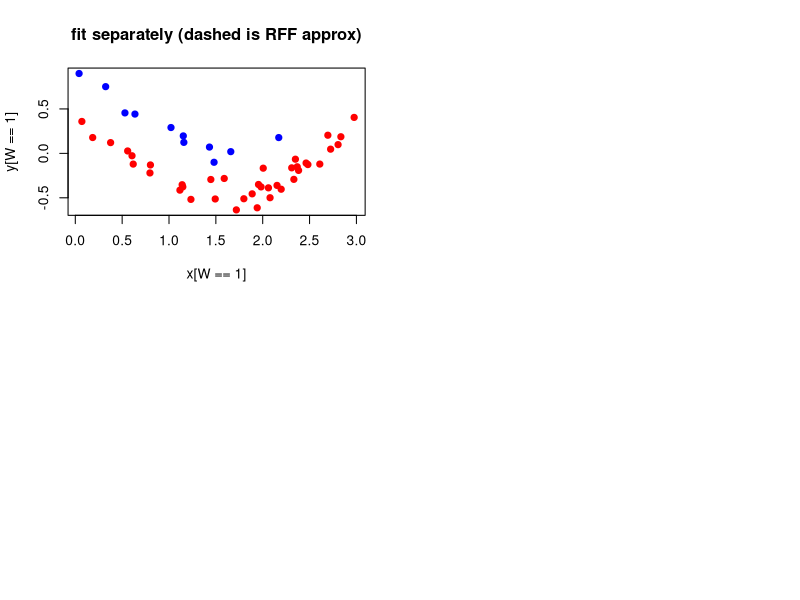

Write R code to recreate this figure. (Note: this script raises an error after producing the figure.)
#try out both expressions for GP regression
library(MASS)
library(ggplot2)
set.seed(1)

plot.new()
par(mfrow=c(2, 2))

#polynomial regression
phi <- function(x){
  return(c(1, x, x^2, x^3, x^4, x^4))
}

N <- 50
x_max <- 3
x <- runif(N, 0, x_max)
y <- sin(-x) + rnorm(N, sd=0.1) + 1

beta_treat <- - 0.5
W <- rbinom(N, size=1, prob= 1 / (1 + exp(-1 * x)))

y[W == 1] <- y[W == 1] + beta_treat

plot(x[W==1], y[W==1], pch=19, col="red", xlim=c(min(x), max(x)),
     ylim=c(min(y), max(y)),
     main="fit separately (dashed is RFF approx)")
points(x[W==0], y[W==0], pch=19, col="blue")

#fit separate GPs to treated and untreated
k <- function(x, y, lambda, sigma){
  d <- sum((x-y)^2)
  return(sigma^2 * exp(-d / (2 * lambda^2)))
}
lambda_rbf <- 0.5
sigma_rbf <- 2

N_pred <- 200
x_pred <- sort(runif(N_pred, 0, x_max))

#treated data
N_treat <- sum(W)
x_treat <- x[W==1]
K <- matrix(NA, N_treat, N_treat)
for(i in 1:N_treat){
  for(j in 1:N_treat){
    K[i, j] <- k(x_treat[i], x_treat[j], lambda_rbf, sigma_rbf)
  }
}

K_star <- matrix(NA, N_pred, N_treat)
for(i in 1:N_pred){
  for(j in 1:N_treat){
    K_star[i, j] <- k(x_pred[i], x_treat[j], lambda_rbf, sigma_rbf)
  }
}

K_star_star <- matrix(NA, N_pred, N_pred)
for(i in 1:N_pred){
  for(j in 1:N_pred){
    K_star_star[i, j] <- k(x_pred[i], x_pred[j], lambda_rbf, sigma_rbf)
  }
}

f_pred_treat_mean <- K_star %*% solve(K + diag(N_treat)*sigma_n^2, y[W==1])

##untreated
#treated data
N_untreat <- sum(!W)
x_untreat <- x[W==0]
K <- matrix(NA, N_untreat, N_untreat)
for(i in 1:N_untreat){
  for(j in 1:N_untreat){
    K[i, j] <- k(x_untreat[i], x_untreat[j], lambda_rbf, sigma_rbf)
  }
}

K_star <- matrix(NA, N_pred, N_untreat)
for(i in 1:N_pred){
  for(j in 1:N_untreat){
    K_star[i, j] <- k(x_pred[i], x_untreat[j], lambda_rbf, sigma_rbf)
  }
}

f_pred_untreat_mean <- K_star %*% solve(K + diag(N_untreat)*sigma_n^2, y[W==0])
lines(x_pred, f_pred_treat_mean, col="red")
lines(x_pred, f_pred_untreat_mean, col="blue")


##do separate fits with RFF
N_features <- 300
w <- rnorm(N_features, mean=0, sd= 1 / lambda_rbf)

phi <- function(x, w, sigma){
  return(sigma * c(sin(x*w), cos(x*w)) / sqrt(length(w)))
}

#treated
Phi <- do.call("cbind", lapply(x[W==1], phi, w, sigma_rbf))

A <- (Phi %*% t(Phi)) / (sigma_n^2) + diag(dim(Phi)[1]) 
Phi_star <- do.call("cbind", lapply(x_pred, phi, w, sigma_rbf))
f_pred_treat_mean <- t(Phi_star) %*% solve(A, Phi %*% y[W==1]) / sigma_n^2

#untreated
#treated
Phi <- do.call("cbind", lapply(x[W==0], phi, w, sigma_rbf))

A <- (Phi %*% t(Phi)) / (sigma_n^2) + diag(dim(Phi)[1]) 
Phi_star <- do.call("cbind", lapply(x_pred, phi, w, sigma_rbf))
f_pred_untreat_mean <- t(Phi_star) %*% solve(A, Phi %*% y[W==0]) / sigma_n^2


lines(x_pred, f_pred_treat_mean, col="red", lty=2)
lines(x_pred, f_pred_untreat_mean, col="blue", lty=2)





#fit both with the same GP

beta00 <- 1
beta01 <- 1
rho <- 0.9 * beta00 * beta01

k_both <- function(x, y, w_x, w_y, lambda, sigma){
  d <- sum((x-y)^2)
  k_baseline <- k(x, y, lambda, sigma)
  
  if(w_x==w_y){
    if(w_x == 1) return(k_baseline * beta01^2) else return(k_baseline * beta00^2)
  }else{
    return(k_baseline * rho)
  }
}

K <- matrix(NA, N, N)
for(i in 1:N){
  for(j in 1:N){
    K[i, j] <- k_both(x[i], x[j], W[i], W[j], lambda_rbf, sigma_rbf)
  }
}

##treated
K_star <- matrix(NA, N_pred, N)
for(i in 1:N_pred){
  for(j in 1:N){
    K_star[i, j] <- k_both(x_pred[i], x[j], 1, W[j], lambda_rbf, sigma_rbf)
  }
}

K_star_star <- matrix(NA, N_pred, N_pred)
for(i in 1:N_pred){
  for(j in 1:N_pred){
    K_star_star[i, j] <- k_both(x_pred[i], x_pred[j], 1, 1, lambda_rbf, sigma_rbf)
  }
}

f_pred_treat_mean <- K_star %*% solve(K + diag(N)*sigma_n^2, y)
f_pred_treat_sd <- K_star_star - K_star %*% solve(K + diag(N)*sigma_n^2, t(K_star))

##untreated
K_star <- matrix(NA, N_pred, N)
for(i in 1:N_pred){
  for(j in 1:N){
    K_star[i, j] <- k_both(x_pred[i], x[j], 0, W[j], lambda_rbf, sigma_rbf)
  }
}

K_star_star <- matrix(NA, N_pred, N_pred)
for(i in 1:N_pred){
  for(j in 1:N_pred){
    K_star_star[i, j] <- k_both(x_pred[i], x_pred[j], 1, 1, lambda_rbf, sigma_rbf)
  }
}

f_pred_untreat_mean <- K_star %*% solve(K + diag(N)*sigma_n^2, y)
f_pred_untreat_sd <- K_star_star - K_star %*% solve(K + diag(N)*sigma_n^2, t(K_star))

plot(x[W==1], y[W==1], pch=19, col="red", xlim=c(min(x), max(x)),
     ylim=c(min(y), max(y)),
     main="fit jointly (dashed is RFF)")
points(x[W==0], y[W==0], pch=19, col="blue")

lines(x_pred, f_pred_treat_mean, col="red")
lines(x_pred, f_pred_untreat_mean, col="blue")




##do joint fit with RFF
N_features <- 300
w <- rnorm(N_features, mean=0, sd= 1 / lambda_rbf)

phi <- function(x, w, sigma, W){
  baseline_features <- sigma * c(sin(x*w), cos(x*w)) / sqrt(length(w))
  m <- length(baseline_features)
  if(W == 0) return(c(baseline_features * rho, 
                      baseline_features * sqrt(beta01^2 - rho),
                      rep(0, m)))
  
  return(c(baseline_features * rho, 
           rep(0, m),
           baseline_features * sqrt(beta00^2 - rho)))
}

#treated
Phi <- c()
for(i in 1:N){
  Phi <- cbind(Phi,
               phi(x[i], w, sigma_rbf, W[i]))
}

Phi_star <- c()
for(i in 1:N_pred){
  Phi_star <- cbind(Phi_star,
                    phi(x_pred[i], w, sigma_rbf, 1))
}
A <- (Phi %*% t(Phi)) / (sigma_n^2) + diag(dim(Phi)[1]) 
f_pred_treat_mean <- t(Phi_star) %*% solve(A, Phi %*% y) / sigma_n^2
f_pred_treat_sd_rff <- t(Phi_star) %*% solve(A, Phi_star)

#not treated
Phi_star <- c()
for(i in 1:N_pred){
  Phi_star <- cbind(Phi_star,
                    phi(x_pred[i], w, sigma_rbf, 0))
}
A <- (Phi %*% t(Phi)) / (sigma_n^2) + diag(dim(Phi)[1]) 
f_pred_untreat_mean <- t(Phi_star) %*% solve(A, Phi %*% y) / sigma_n^2
f_pred_untreat_sd_rff <- t(Phi_star) %*% solve(A, Phi_star)

lines(x_pred, f_pred_treat_mean, col="red", lty=2)
lines(x_pred, f_pred_untreat_mean, col="blue", lty=2)

plot(f_pred_treat_sd, f_pred_treat_sd_rff, cex=0.5)
abline(0, 1)
plot(f_pred_untreat_sd, f_pred_untreat_sd_rff, cex=0.5)
abline(0, 1)

par(mfrow=c(1, 1))

